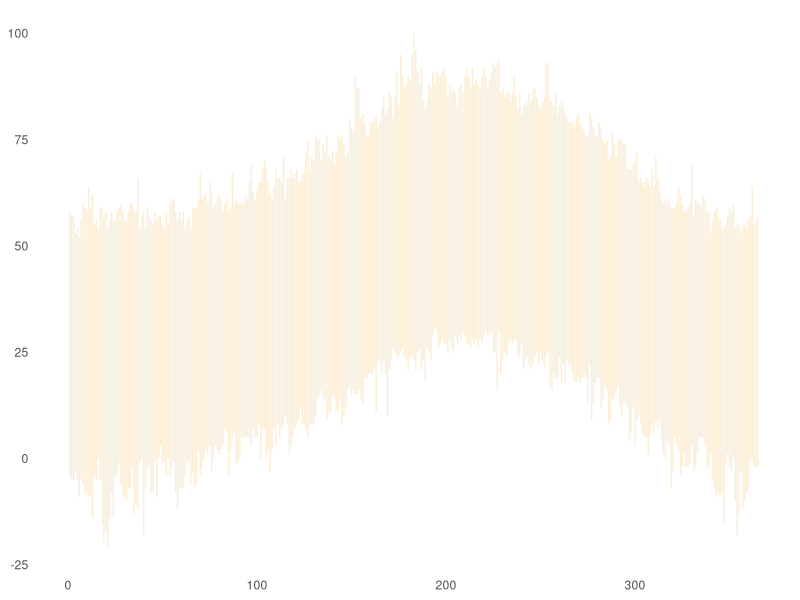
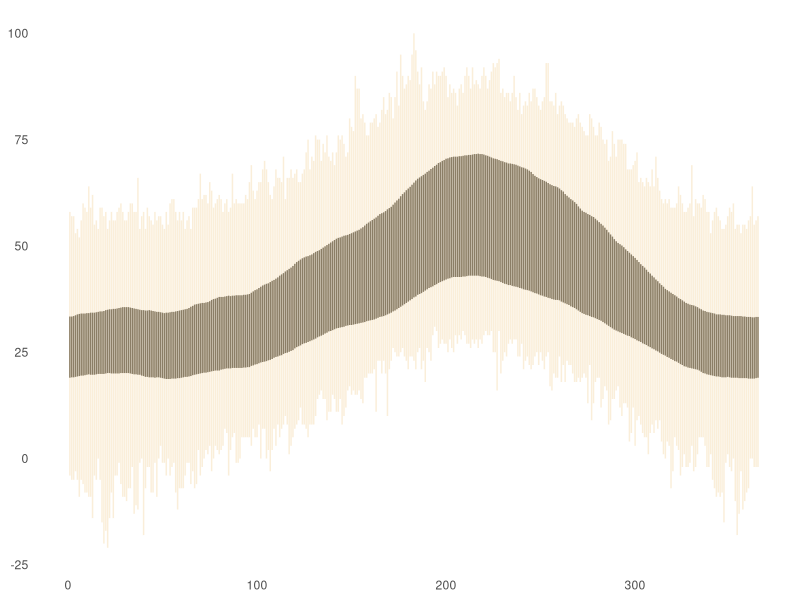
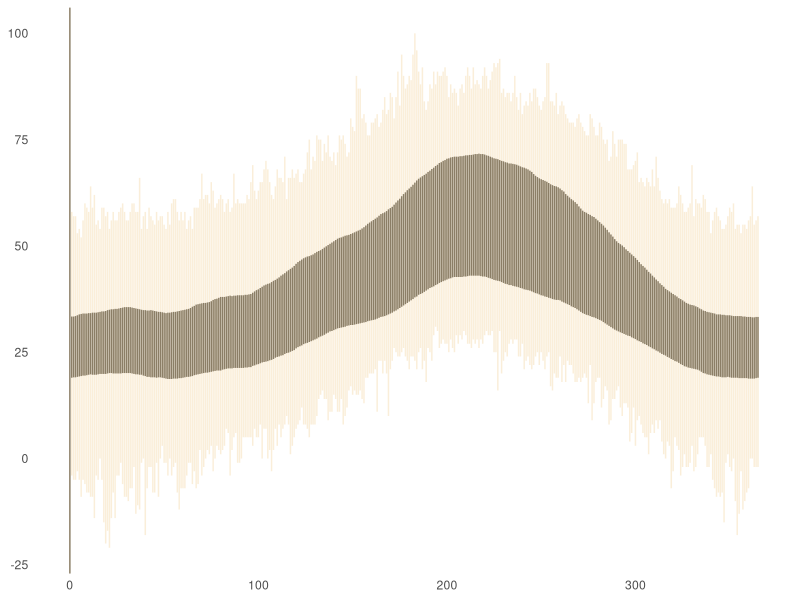
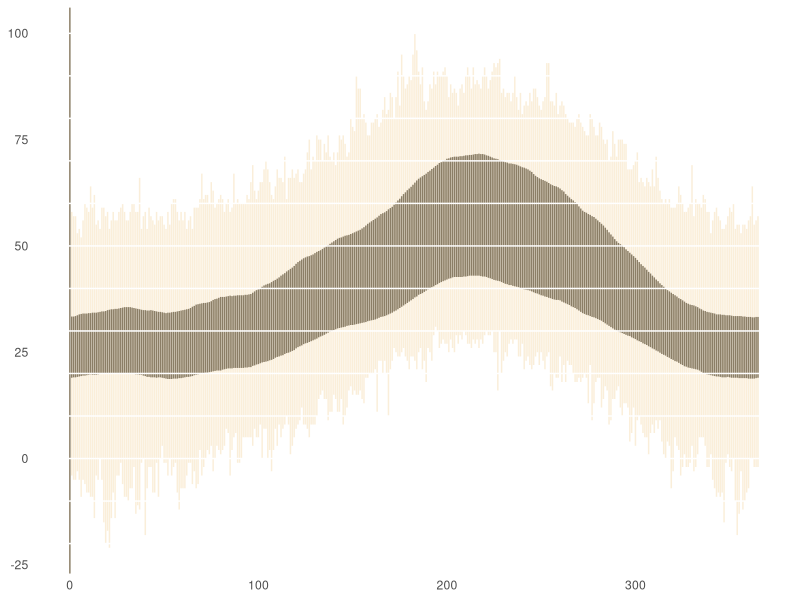
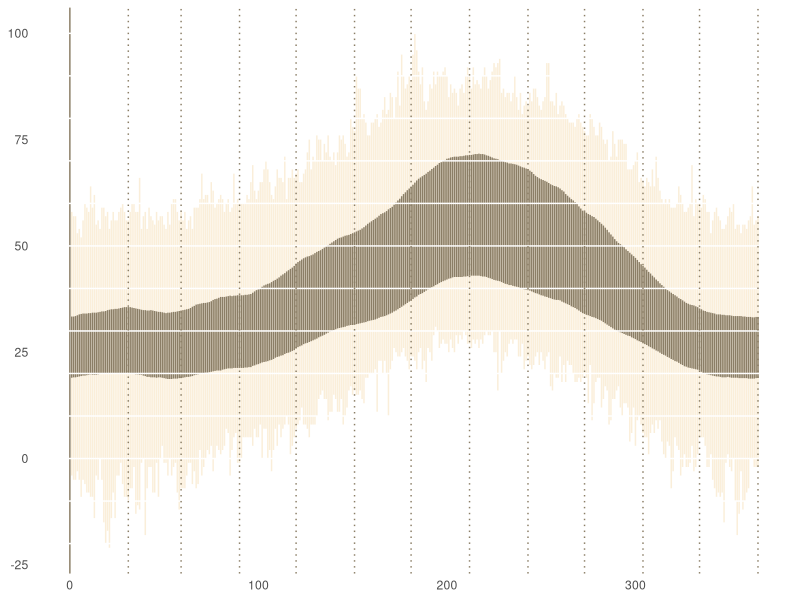
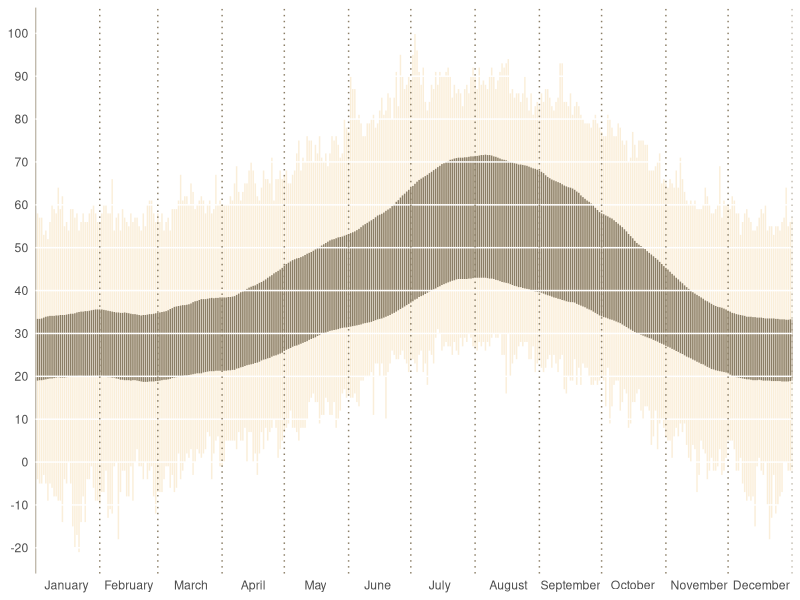
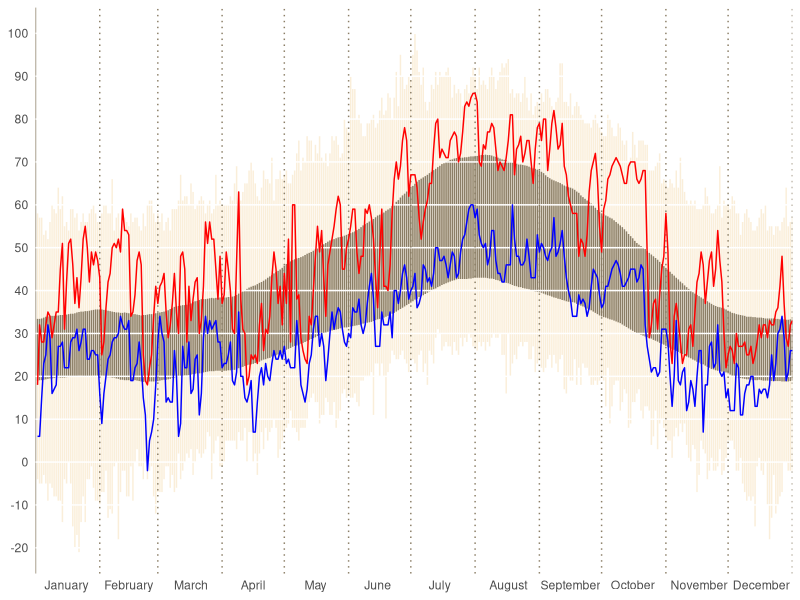
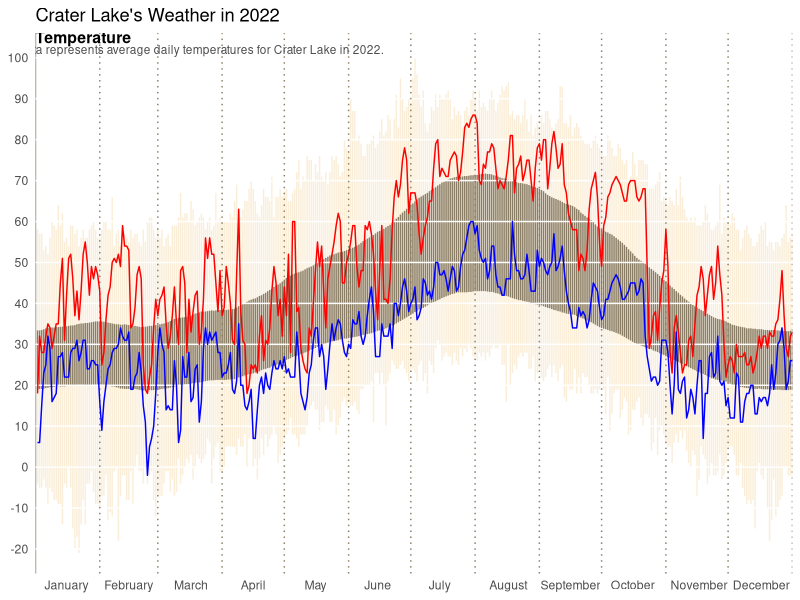

Here is the R script that generated these plots, in order:
library(dplyr)
library(tidyr)
library(ggplot2)
library(readxl)

df <- read_excel("R Weather Graphic Input.xlsx", sheet = "Crater Lake")
glimpse(df)

names(df) <- c("Month", "Day", "Year", "TempH", "TempL", "Precip", "Snow"
               , "AvgH", "AvgL", "RecordH", "RecordL")
glimpse(df)

Past <- df %>%
  mutate(newDay = seq(1, length(Day))) %>%   # label days as 1:365 (will represent x-axis)        
  ungroup() %>%
  mutate(Temp = (TempH + TempL) / 2) %>%
  filter(Temp != -99 & Year != 2024) %>%     # filter out missing data (identified with '-99' value) & current year data
  group_by(newDay) %>%
  mutate(upper = max(TempH), # identify max value for each day
         lower = min(TempL), # identify min value for each day
         avg = mean(Temp),  # calculate mean value for each day
         se = sd(Temp)/sqrt(length(Temp))) %>%  # calculate standard error of mean
  mutate(avg_upper = avg+(2.101*se),  # calculate 95% CI for mean
         avg_lower = avg-(2.101*se)) %>%  # calculate 95% CI for mean
  ungroup()

Present <- df %>%
  group_by(Year, Month) %>%
  arrange(Day) %>%
  ungroup() %>%
  group_by(Year) %>%
  mutate(newDay = seq(1, length(Day))) %>%  # create matching x-axis as historical data
  ungroup() %>%
  mutate(Temp = (TempH + TempL) / 2) %>%
  filter(Temp != -99 & Year == 2024)  # filter out missing data & select current year data


p <- ggplot(Past, aes(newDay, Temp)) +
  theme(plot.background = element_blank(),
        panel.grid.minor = element_blank(),
        panel.grid.major = element_blank(),
        panel.border = element_blank(),
        panel.background = element_blank(),
        axis.ticks = element_blank(),
        #axis.text = element_blank(),  
        axis.title = element_blank()) +
  geom_linerange(Past, mapping=aes(x=newDay, ymin=RecordL, ymax=RecordH), colour = "wheat", alpha=.5)

print(p)

p <- p +
  geom_linerange(Past, mapping=aes(x=newDay, ymin=AvgL, ymax=AvgH), colour = "wheat4")

print(p)

p <- p +
  geom_line(Present, mapping=aes(x=newDay, y=Temp, group=1)) +
  geom_vline(xintercept = 0, colour = "wheat4", linetype=1)

print(p)

p <- p +
  geom_hline(yintercept = -20, colour = "white", linetype=1) +
  geom_hline(yintercept = -10, colour = "white", linetype=1) +
  geom_hline(yintercept = 0, colour = "white", linetype=1) +
  geom_hline(yintercept = 10, colour = "white", linetype=1) +
  geom_hline(yintercept = 20, colour = "white", linetype=1) +
  geom_hline(yintercept = 30, colour = "white", linetype=1) +
  geom_hline(yintercept = 40, colour = "white", linetype=1) +
  geom_hline(yintercept = 50, colour = "white", linetype=1) +
  geom_hline(yintercept = 60, colour = "white", linetype=1) +
  geom_hline(yintercept = 70, colour = "white", linetype=1) +
  geom_hline(yintercept = 80, colour = "white", linetype=1) +
  geom_hline(yintercept = 90, colour = "white", linetype=1) +
  geom_hline(yintercept = 100, colour = "white", linetype=1)

print(p)

p <- p +
  geom_vline(xintercept = 31, colour = "wheat4", linetype=3, size=.5) +
  geom_vline(xintercept = 59, colour = "wheat4", linetype=3, size=.5) +
  geom_vline(xintercept = 90, colour = "wheat4", linetype=3, size=.5) +
  geom_vline(xintercept = 120, colour = "wheat4", linetype=3, size=.5) +
  geom_vline(xintercept = 151, colour = "wheat4", linetype=3, size=.5) +
  geom_vline(xintercept = 181, colour = "wheat4", linetype=3, size=.5) +
  geom_vline(xintercept = 212, colour = "wheat4", linetype=3, size=.5) +
  geom_vline(xintercept = 243, colour = "wheat4", linetype=3, size=.5) +
  geom_vline(xintercept = 273, colour = "wheat4", linetype=3, size=.5) +
  geom_vline(xintercept = 304, colour = "wheat4", linetype=3, size=.5) +
  geom_vline(xintercept = 334, colour = "wheat4", linetype=3, size=.5) +
  geom_vline(xintercept = 365, colour = "wheat4", linetype=3, size=.5)

print(p)

p <- p +
  coord_cartesian(ylim = c(-20,100)) +
  scale_y_continuous(breaks = seq(-20,100, by=10)) +
  scale_x_continuous(expand = c(0, 0),
                     breaks = c(15,45,75,105,135,165,195,228,258,288,320,350),
                     labels = c("January", "February", "March", "April",
                                "May", "June", "July", "August", "September",
                                "October", "November", "December"))

print(p)

p <- p +
  geom_line(data = Past, aes(x=newDay, y=TempL), colour="blue") +
  geom_line(data = Past, aes(x=newDay, y=TempH), colour="red")

print(p)




p <- p +
  labs(title = "Crater Lake's Weather in 2022" )+
  annotate("text", x = 23, y = 105, label = "Temperature", size=4, fontface="bold")+
  annotate("text", x = 80, y = 102, 
           label = "Data represents average daily temperatures for Crater Lake in 2022.", size=3, colour="gray30")

print(p)
